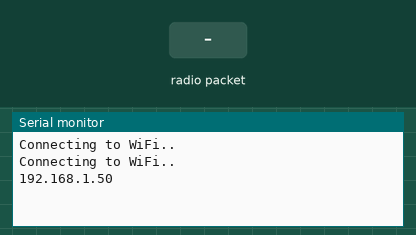
A sketch run on a simulated ESP8266 (NodeMCU). Parts: the last lines printed to the serial monitor. The test bench sets the inputs (shaded band). WiFi joins after 1.5 s; servers stay silent unless stated; storage starts empty; no radio packets arrive unless stated.

Above: at 3.2 s.
3.3 s: radio packet "1" arrives
At 4.1 s:
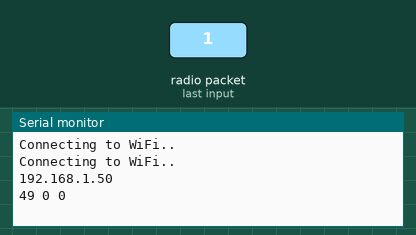
4.8 s: radio packet "0" arrives
At 5.2 s:
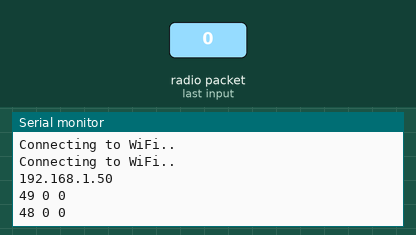

The sketch:

pt3_receiver.ino
```cpp
 #include <Arduino.h>
  #include <ESP8266WiFi.h>
  #include <Hash.h>
  #include <ESPAsyncTCP.h>
  #include <ESPAsyncWebServer.h>
  #include <FS.h>
#include <SPI.h>
#include <nRF24L01.h>
#include <RF24.h>
  #include<Servo.h>


  const char* ssid = "jithu";
  const char* password = "12345678";
  const int output=2;
  //String sliderValue = "0";
  //const char* PARAM_INPUT = "value";

//#define enA 9
//#define in1 2
//#define in2 3
//#define enB 10
//#define in3 4
//#define in4 5

//int xAxis, yAxis,pot1,pot2;
//unsigned int  x = 0;
//unsigned int  y = 0;
unsigned long lastReceiveTime = 0;
//unsigned long currentTime = 0;

//int motorSpeedA = 0;
//int motorSpeedB = 0;

//const int trigPin = 4; //set pin variables
//const int echoPin =5 ;

String obj;
int trigState = LOW; //state of trigPin
int interval = 2; // interval in milliseconds at which trigPin turns on
int interval2 = 10; //time in milliseconds at which the distance is printed
int duration, distance; //variables
unsigned long int previousMillis = 0; //microsecond at which the pin was last writen
unsigned long currentMillis;


//#define button 4

RF24 radio(4,5); // CE, CSN
const byte addresses[][6] = {"00001", "00002"};
Servo neck,head;
boolean buttonState = 0;

// Max size of this struct is 32 bytes - NRF24L01 buffer limit
struct Data_Package {
  short int x = 10;
  short int y = 30;
  short int z = 40;
};

Data_Package data; //Create a variable with the above structure


// Create AsyncWebServer object on port 80
AsyncWebServer server(80);


  void setup()
{
  // Serial port for debugging purposes
//  Serial.begin(115200);

  //pinMode(button, INPUT);
 // pinMode(in1, OUTPUT);
 // pinMode(in2, OUTPUT);
 // pinMode(in3, OUTPUT);
 // pinMode(in4, OUTPUT);
 // neck.attach(0);
  //head.attach(2);

  Serial.begin(115200); //begin serial communication
  radio.begin();
 // radio.openWritingPipe(addresses[0]); // 00001
  radio.openReadingPipe(1, addresses[1]); // 00002
  radio.setPALevel(RF24_PA_MIN);
  radio.startListening();


  // Initialize SPIFFS
  if(!SPIFFS.begin()){
    Serial.println("An Error has occurred while mounting SPIFFS");
    return;
  }

  // Connect to Wi-Fi
  WiFi.begin(ssid, password);
  while (WiFi.status() != WL_CONNECTED) {
    delay(1000);
    Serial.println("Connecting to WiFi..");
  }

  // Print ESP32 Local IP Address
  Serial.println(WiFi.localIP());
  server.on("/", HTTP_GET, [](AsyncWebServerRequest *request){
    request->send(SPIFFS, "/index1.html");
    });
  server.on("/pressure", HTTP_GET, [](AsyncWebServerRequest *request){
    request->send_P(200, "text/plain", obj.c_str());
  });


  server.begin();


}


void loop()
{

 // currentTime=millis();
  //check();
//if ( currentTime - lastReceiveTime > 1000 ) { //if no response for >= 1sec
  //  resetData();// to prevent unwanted behaviour
//  }


  if ( radio.available()) {
  //check();
 // lastReceiveTime=currentTime;
      radio.read(&data, sizeof(Data_Package));
          if(millis()-lastReceiveTime>10){
      lastReceiveTime=millis();
  obj=String(data.x)+" "+String(data.y)+" "+String(data.z);
  Serial.println(obj);
    }


  //  xAxis = data.a;
  //  yAxis = data.b;

  //place for servo control
  //if ( (currentTime - lastReceiveTime)>=500)
  //{
  //  lastReceiveTime=currentTime;
  //    neck.write(pot1);
  //check();
  //delay(5);
  //    head.write(pot2);
 // delay(5);
 //   }
                           }
        //                   else Serial.println("connection not found");

//Serial.print(data.a );
//Serial.print(" ");
//Serial.print(data.b);
//Serial.print(" ");
//Serial.print(data.c);
//Serial.print(" ");
//Serial.print(data.d);
//Serial.println(" ");


}


void resetData() {
  // if no radio connection - Set initial default values
data.x=0;
data.y=0;
data.z=0;
}
```

Measured:
- after the input at 3.3 s, the serial monitor: prints a new line at once (image 1)
- after the input at 4.8 s, the serial monitor: prints a new line at once (image 2)
